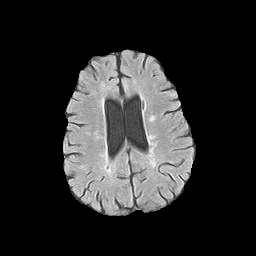
%> input picture brain.bmp, 256 x 256 px
$ octave main_FCM.m   (GNU Octave 9; MATLAB toolbox functions it lacks are replaced by stand-ins)
%> lines starting %> are read from the running program, lines starting %| are printed output that depends on the picture; in (x1, y1, x2, y2) boxes, pixels count from 0 and x2, y2 are one past the last pixel; in counts of white or black regions, pixels touching at a corner belong together; the program's own positions count from 1
clc
close all
clear all

i_ori=imread('brain.bmp');
%> i_ori is the input picture: size 256x256 uint8; min 0, max 255, mean 40.9
%f_ori=imnoise(f_ori,'gaussian',0.03);  % noise affects the results of FCM
imData = reshape(i_ori,[],1);
imData = double(imData);
% classic FCM function taking a vector and the number of clusters
%and returning the centers, the membership matrix U and the value of the objective function in each iteration
[centers,U,objFunc] = fcm(imData,3);
%> centers = [82.23; 176.5; 0.0552]; objFunc = 20 values, max 104527599.1 at index 1, min 5477153.1 at index 19, mean 10647788.2

[c,n]=size(i_ori);  % get the size of the original image
%> c = 256; n = 256
[~,idx_c]=max(U);   %each data point belongs to which cluster

seg_index=reshape(idx_c,[c n]); % matrix of cluster membership
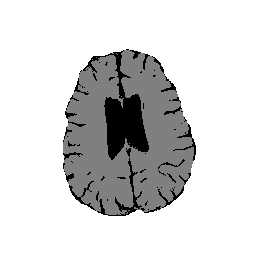
%> seg_index: size 256x256 double; min 1, max 3, mean 2.68; drawn with min black and max white
seg_built=zeros(c,n);
for k=1:length(centers(:,1))
    x=(seg_index==k).*centers(k);   %add the 3 segments to the same figure
    seg_built=seg_built+x;
end
%> this loop made 3 passes
%> pass 1, `x=(seg_index==k).*centers(k);`:
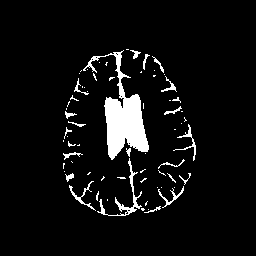
%> x: size 256x256 double; values 0 (black) and 82.23 (white), 6% white; 68 white regions (46 under 20 px), largest, box (x1, y1, x2, y2) and area: (83, 50, 149, 160) 2325, (97, 158, 142, 216) 347, (173, 124, 196, 161) 132
%> pass 2, `x=(seg_index==k).*centers(k);`:
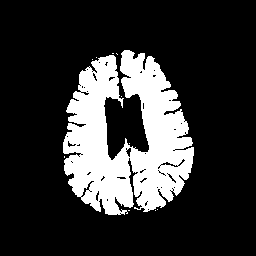
%> x: size 256x256 double; values 0 (black) and 176.5 (white), 20.5% white; 11 white regions (10 under 20 px), largest, box (x1, y1, x2, y2) and area: (63, 50, 194, 215) 13389
%> pass 2, `seg_built=seg_built+x;`:
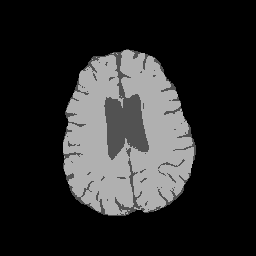
%> seg_built: size 256x256 double; min 0, max 176.5, mean 41
%> pass 3, `x=(seg_index==k).*centers(k);`:
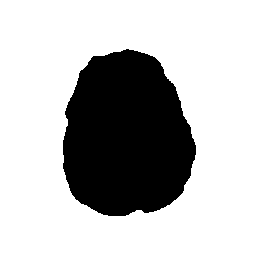
%> x: size 256x256 double; values 0 (black) and 0.0552 (white), 73.5% white; 1 black region, box (x1, y1, x2, y2) and area: (63, 49, 196, 216) 17335
seg = uint8(seg_built);
imshow(seg)
